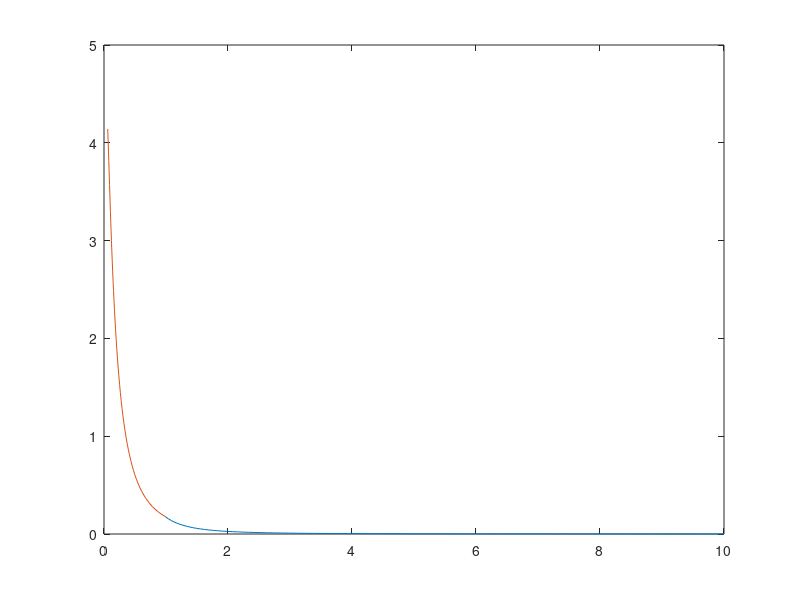
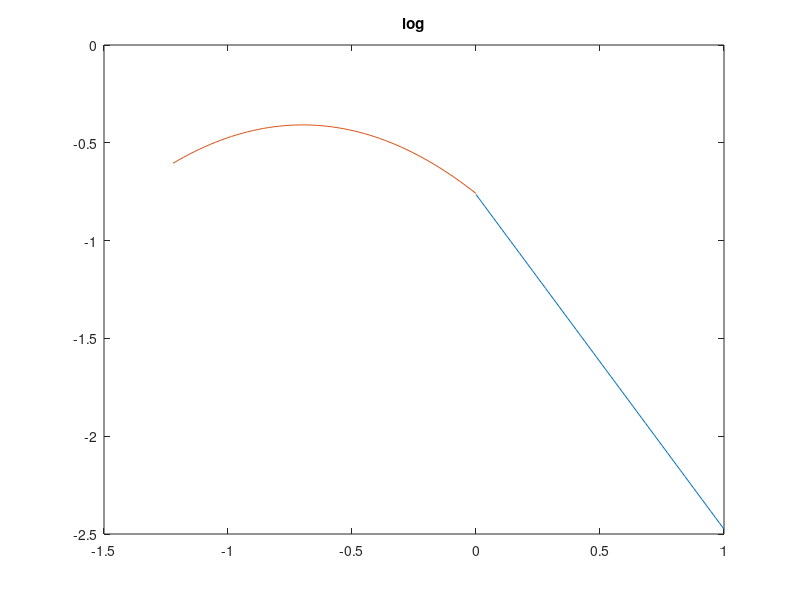

MATLAB code to generate these figures, in order: (Note: this script raises an error after producing the figures.)
%%%% normalizing

fun = @(x) (0.093./x).*exp(-((log10(x)-log10(0.2)).^2)/(2*(0.55)^2));

a = integral(fun,0.06,1)

power = @(x) ((0.041./0.9288)).*(0.9288.*x.^(-2.711));% this seems to be normalized for the data when we can power law exponent as 2.877

b = integral(power,1,10)

A = 1/(a+b)

%%%%checking normalization
fun = @(x) (A.*0.093./x).*exp(-((log10(x)-log10(0.2)).^2)/(2*(0.55)^2));
a1 = integral(fun,0.06,0.9660);
power = @(x) (A.*(0.041./0.9288)).*(0.9288.*x.^(-2.711));
b1 = integral(power,1,10);
a1+b1
N = A.*(0.041./0.9288);

x0 = logspace(0,1,58);
y0 = power(x0);
x2 = logspace(-1.2218,0,58);%generating same number of points as for the MLP 
y2 = fun(x2);% this is just fm
my2 = x2.*y2;%this is mfm
mly2 = log10(my2);
figure
plot(x0,y0,x2,y2)
figure
plot(log10(x0),log10(x0.*y0),log10(x2),log10(x2.*y2))
title 'log'

% Some normalization issue with the data! 


%-----------------Now the data for combining--------------------%
%----------60 million MLR --------%


Mass1 = load('DirMass1.mat');
Mass1 = Mass1.Mass1;
lm1 = log(Mass1); % this is natural log but chabrier takes log10
%------------------mass spectrum------------------%
[n,m] = size(Mass1);% n is the number of data points 
nbins = 2*(n)^(2/5);
nbins = ceil(nbins);

figure
hist(log(Mass1),nbins)%%%% this is plotting in logspace with fixed distances.
[counts,centers] = hist(log(Mass1),nbins);


figure
plot(centers,counts,'^')


w = centers(1,2) - centers(1,1) 

mfm = counts./(w.*n);%this is mfm
figure
plot (centers,log10(mfm),'^')

lx1 = centers;%note this is ln and not log10
x1 = exp(lx1);
y1 = N.*mfm;%this is mfm with normalization
mly1 = log10(N.*mfm);

[m1,n1] = size(centers)
for i = 1:n1
    if mly1(1,i) == -Inf
        mly1(1,i) = NaN;
        y1(1,i) = NaN;
        x1(1,i) = NaN;
        lx1(1,i) = NaN;
    end
end
mly1(isnan(mly1)) = [];
x1(isnan(x1)) = [];
lx1(isnan(lx1)) = [];
y1(isnan(y1)) = [];
logx1 = log10(x1); 

%deleting first data point to reach some convergence for MLP fit
[k,l]=size(x1)
x1 = x1(4:l)
mly1 = mly1(4:l)
y1 = y1(4:l)

xdata = x2;
mlydata = mly2;

for i=1:58
    xdata(58+i) = x1(i);
    mlydata(58+i) = mly1(i);
end

xdata = xdata';
mlydata = mlydata';

T = table(xdata,mlydata);


filename = 'deepu.csv';
writetable(T,filename)

figure
plot(xdata,mlydata,'^')

figure 
plot(x1, y1,'^')
xlabel m
ylabel mfm
hold on 
plot(x2, my2,'^')


figure
plot(log10(x1), mly1,'^')
xlabel m
ylabel logmfm
hold on 
plot(log10(x2), log10(my2),'^')




%%%%plotting best fit MLP obtained from Mathematica

hold on
a =  2.509;
b = -1.88369;
c = 1.017;
x = xdata;
MLP = log10((a.*0.5).*exp((a.*b)+(((a.*c).^2).*0.5)).*x.^(-a).*erfc(((a.*c)-((log(x)-b)./c))./sqrt(2)));
plot(log10(x),MLP,'m','linewidth',1)

hold on
a = 1.878;
b = 0.06497;
c = 0.00202;
x0 = logspace(0.03,1,100); % these are linear values but logarithmically distirbuted.
y0 = log10(N.*(a.*0.5).*exp((a.*b)+((a.*c).^2.*0.5)).*x0.^(-a).*erfc(((a.*c)-((log(x0)-b)./c))./sqrt(2)));
plot(log10(x0),y0,'g','linewidth',1)



